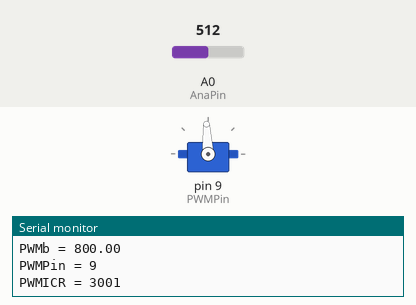
Recording of a sketch running on a simulated Arduino Nano, built with avr-gcc and run on an emulated ATmega328P. Parts: servo, the last lines printed to the serial monitor. The test bench sets the inputs (shaded band); at power-on: A0 (AnaPin) = 512. Servo pulses on a pin are drawn as a servo (544–2400 µs = 0–180°).

Above: at 1.2 s.
1.3 s: A0 (AnaPin) set to 716
At 1.7 s:
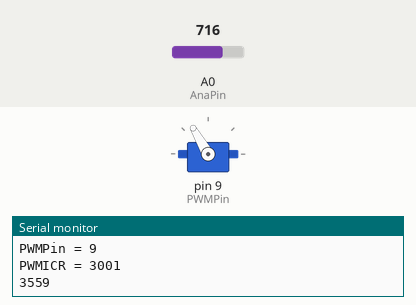
2.8 s: A0 (AnaPin) set to 900
At 4.0 s:
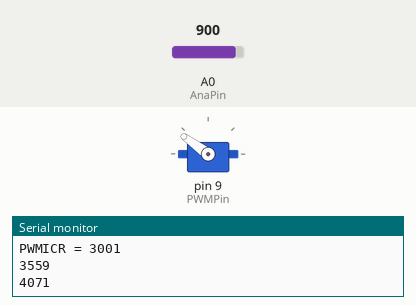
4.3 s: A0 (AnaPin) set to 1023
At 5.2 s:
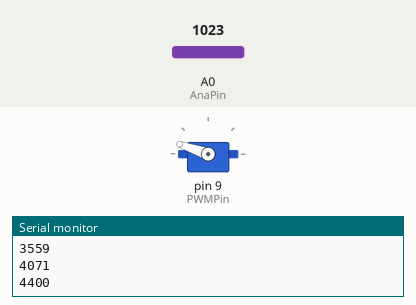
5.8 s: A0 (AnaPin) set to 306
At 6.4 s:
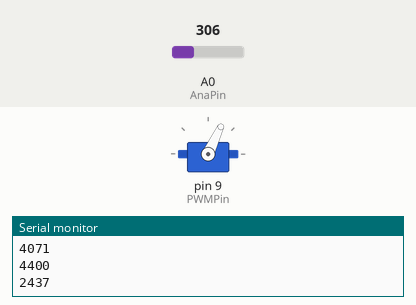
7.3 s: A0 (AnaPin) set to 122
At 8.5 s:
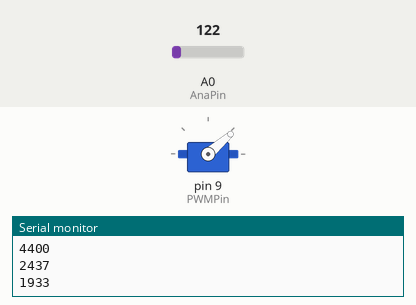
8.8 s: A0 (AnaPin) set to 511
At 9.8 s:
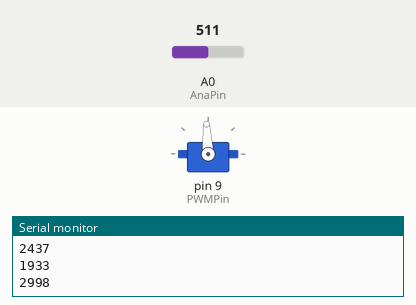
Timing chart, 0 to 11.3 s (numbered marks = the images above; inputs shaded):
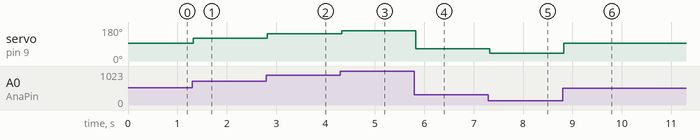

Measured:
- after the input at 1.3 s, servo on pin 9 (PWMPin): 93° → 120° at once
- after the input at 2.8 s, servo on pin 9 (PWMPin): 120° → 144° at once
- after the input at 4.3 s, servo on pin 9 (PWMPin): 144° → 161° at once
- after the input at 5.8 s, servo on pin 9 (PWMPin): 161° → 65° at once
- after the input at 7.3 s, servo on pin 9 (PWMPin): 65° → 41° at once
- after the input at 8.8 s, servo on pin 9 (PWMPin): 41° → 93° at once

The sketch:

ServoTest.ino
```cpp
/*
File:         ServoTest.ino
Origin:       13-Mar-2021
Author:       Tip Partridge
Target:       Arduino Nano
Description:
  * Servo thingie test.
  * Servo gets PWM signal, 800 - 2200us.
  * Frequency = 50Hz.
  * Speed controlled by analog input, 0..5V.
  * Using Timer/Counter in Fast PWM mode. Counts to PWMTOP, jumps to 0, and sets OC1A output.
    Output compare at OCR1A resets OC1A output.

Revision History:
  13-Mar-2021 TEP v0.1 First version that works and has comments.
  26-Feb-2022 TEP v0.2 Display PWMICR only when it changes.
*/
///#include <Arduino.h>
//
////////////////////////////
// Global constant and variable declarations
////////////////////////////
//
#define Version "ServoTest v0.2"

#define Baud 115200

// Pin for Servo PWM
#define PWMPin 9      // D9 (OC1A)

// Pin for Analog input
#define AnaPin 0      // A0 (ADC0)

// Timer Stuff
#define system_clock 16e6
#define timer_prescale 8
#define PWMin 800e-6
#define PWMax 2200e-6
#define ADCMax 1023  // 10 bit ADC
float PWMClock = system_clock / timer_prescale;
#define PWMFreq_default 50 // Default update rate (Hz)
////#define PWMFreq_default 200 // Try some different frequencies
float PWMFreq;
float PWMm;     // Slope for ADC to OCR1A
float PWMb;     // Offset for ADC to OCR1A
unsigned long PWMTOP;   // Count to create PWMFreq, goes to ICR1 register.
unsigned long PWMICR, PWMICR0;   // Count for desired pulse width, goes to OCR1A register.

// TCCR1A Timer/Counter Control Register A = 0x82
//   7 COM1A1 = 1 Compare Output Mode for Channel A:1
//   6 COM1A0 = 0 Compare Output Mode for Channel A:0
//   5 COM1B1 = 0 Compare Output Mode for Channel B:1
//   4 COM1B0 = 0 Compare Output Mode for Channel B:0
//   3 x = 0
//   2 x = 0
//   1 WGM11 = 1 Waveform Generation Mode:1
//   0 WGM10 = 0 Waveform Generation Mode:0 Fast mode TOP: 5=255,6=511,7=1023,14=ICR1,15=OCR1A
// TCCR1B Timer/Counter Control Register B = 0x1a
//   7 ICNC1 = 0 Input Capture Noise Canceler
//   6 ICES1 = 0 Input Capture Edge Select
//   5 Reserved = 0 Must be 0
//   4 WGM13 = 1 Waveform Generation Mode:3
//   3 WGM12 = 1 Waveform Generation Mode:2
//   2 CS12 = 0 Clock Select:2
//   1 CS11 = 1 Clock Select:1
//   0 CS10 = 0 Clock Select:0 000=none, 001=/1, 010=/8, 011=/64,
//                             100=/256, 101=/1024, 110=Ext neg, 111=Ext pos
// TCCR1C Timer/Counter Control Register C = 0
//   7 FOC1A = 0 Force Output Compare for Channel A
//   6 FOC1B = 0 Force Output Compare for Channel B
//   0..5 x = 0
// TCNT1 Counter
// OCR1A Output Compare Register A
// OCR1A Output Compare Register B
// ICR1 Input Capture Regigter
// TIMSK1 Timer/Counter Interrupt Mask Register
//   7 x = 0
//   6 x = 0
//   5 ICIE1 = 0 Timer/Counter1, Input Capture Interrupt Enable
//   4 x = 0
//   3 x = 0
//   2 OCIE1B = 0 Timer/Counter1, Output Compare B Match Interrupt Enable
//   1 OCIE1A = 0 Timer/Counter1, Output Compare A Match Interrupt Enable
//   0 TOIE1 = 0 Timer/Counter1, Overflow Interrupt Enable
// TIFR1 Timer/Counter Interrupt Flag Register
//   7 x = 0
//   6 x = 0
//   5 ICF1 = 0 Timer/Counter1, Input Capture Flag
//   4 x = 0
//   3 x = 0
//   2 OCF1B = 0 Timer/Counter1, Output Compare B Match Flag
//   1 OCF1A = 0 Timer/Counter1, Output Compare A Match Flag
//   0 TOV1 = 0 Timer/Counter1, Overflow Flag

//
////////////////////////////
// Setup
////////////////////////////
//
void setup()
  {
// Hardware init
  Serial.begin(Baud);            // USB virtual serial port
  Serial.println(Version);
  pinMode(PWMPin, OUTPUT);
  digitalWrite(PWMPin, LOW);
// Calculate runtine parameters (might want to edit these at runtime)
  PWMClock = system_clock / timer_prescale;
  PWMFreq = PWMFreq_default;
  PWMTOP = PWMClock / PWMFreq;
  PWMm = (PWMax - PWMin) / ADCMax;
  PWMb = PWMin;
Serial.print("PWMin = ");
Serial.println(PWMin*1e6);
Serial.print("PWMax = ");
Serial.println(PWMax*1e6);
Serial.print("PWMm = ");
Serial.println(PWMm*1e6);
Serial.print("PWMb = ");
Serial.println(PWMb*1e6);
Serial.print("PWMPin = ");
Serial.println(PWMPin);
// Initial OCR1A value from ADC reading
  PWMICR0 = PWMClock * (analogRead(AnaPin) * PWMm + PWMb);
  PWMICR = PWMICR0;
Serial.print("PWMICR = ");
Serial.println(PWMICR);
//
  TIMSK1 = 0x00;                // Interrupts off for now...
  TCCR1A = 0x00;                // Normal mode
  TCCR1B = 0x00;                // Stop clock
  TCCR1C = 0x00;                // Nothing forced
  TCNT1 = 0x00;                 // Clear counter
  ICR1 = PWMTOP;                // PWM TOP count (constant)
  OCR1A = PWMICR;               // PWM output compare (adjusted per ADC each pulse)
  TIFR1 = 0xff;                 // Clear flag registers
  TCCR1A = 0x82;                // Set output mode and PWM mode
  TCCR1B = 0x1a;                // Set clock prescale and PWM mode
  TIMSK1 |= _BV(TOIE1);         // Timer 1 overflow interrupt enable
  sei();                        // turn interrupts on
  }

//
////////////////////////////
// Main Loop
////////////////////////////
//
void loop()
  {
  if (PWMICR != PWMICR0)      // Changed?
    {
    Serial.println(PWMICR);   // Display pulse width
    PWMICR0 = PWMICR;         // Save new value
    delay(1000);
    }
  }

////////////////////////////
// Timer 1 ISR Controls pulse width
////////////////////////////
ISR(TIMER1_OVF_vect) {    // Timer/Counter1 Overflow
// Read ADC, Calculate Output Compare value, Write new value to register
  PWMICR = PWMClock * (analogRead(AnaPin) * PWMm + PWMb);
  OCR1A = PWMICR;
}
```
